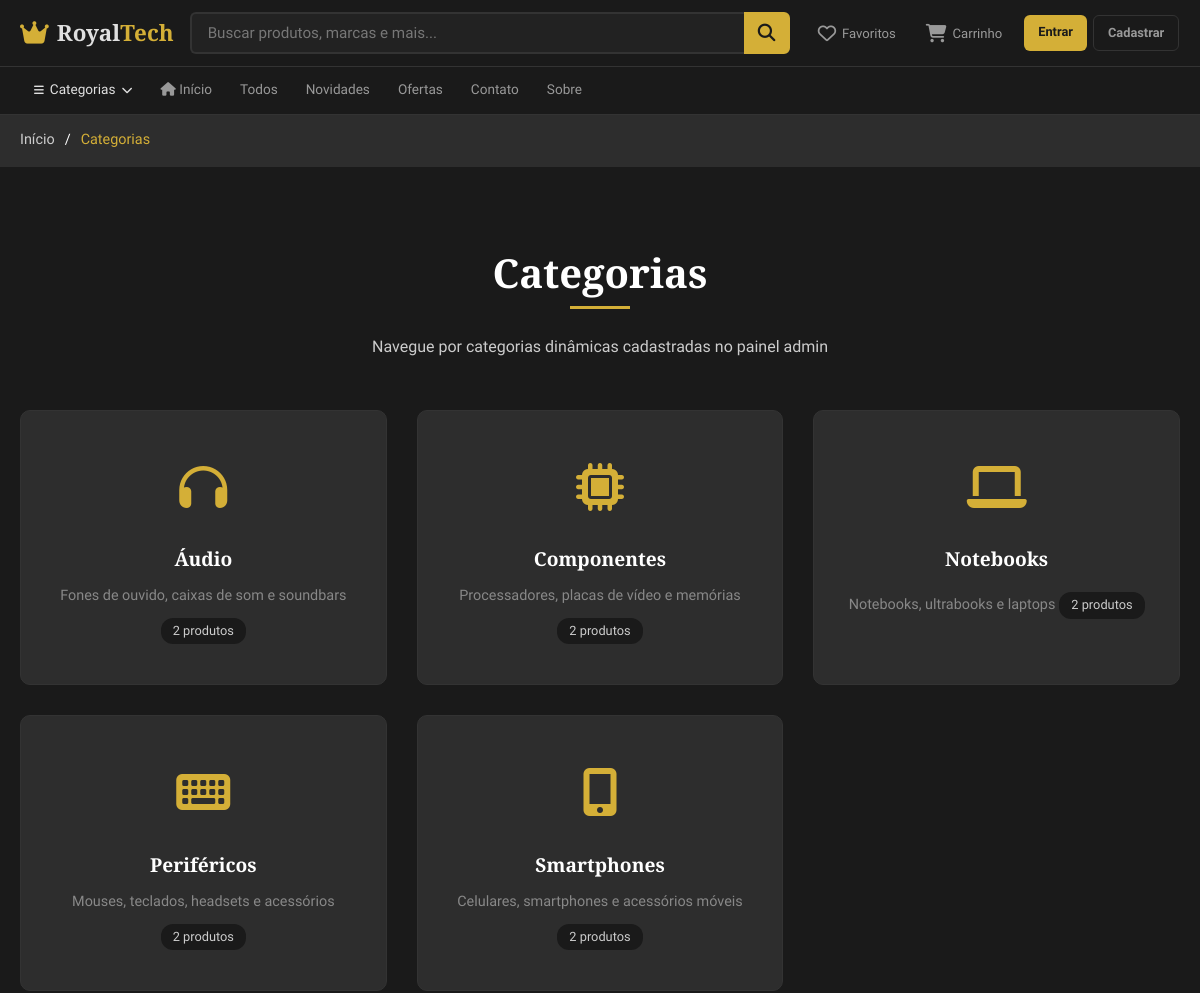
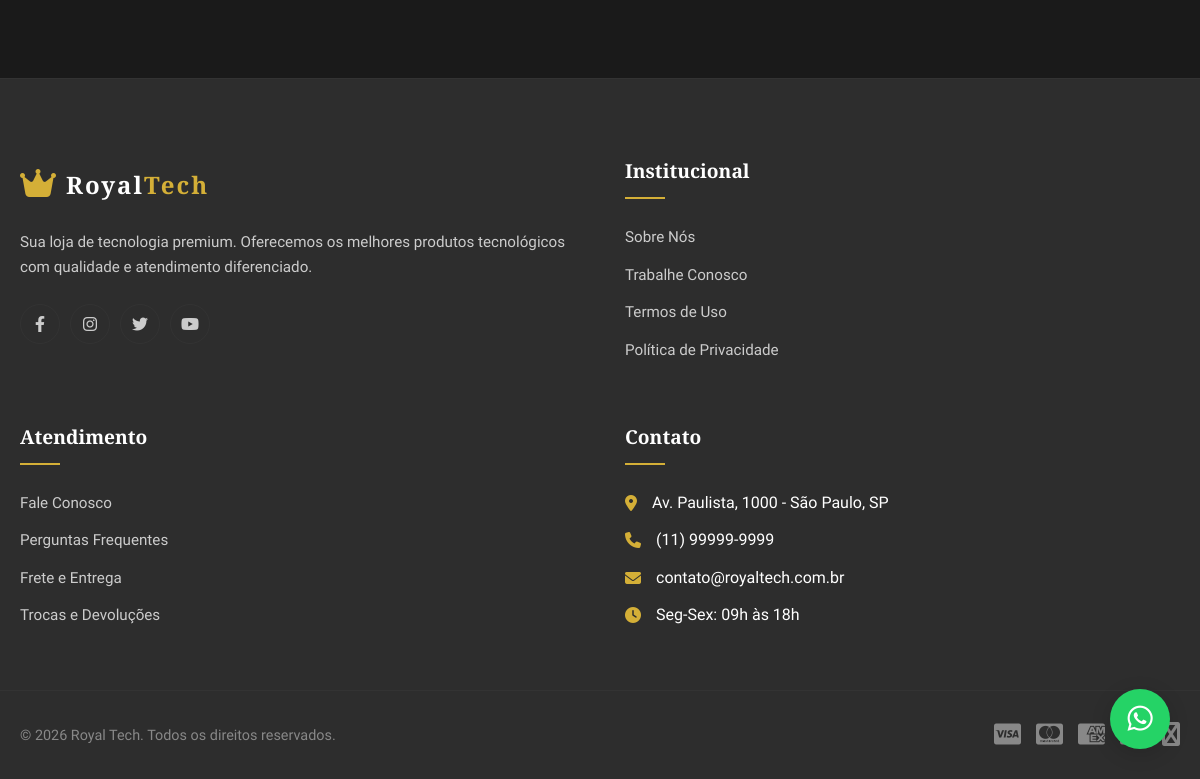
The page /pages/products/categories.php on the database its author committed (2 pictures, top to bottom).
### tables this page shows
CREATE TABLE IF NOT EXISTS e5_categories (
  id INT PRIMARY KEY AUTO_INCREMENT,
  name VARCHAR(80) NOT NULL UNIQUE,
  slug VARCHAR(100) NOT NULL UNIQUE,
  description TEXT NULL,
  created_at TIMESTAMP DEFAULT CURRENT_TIMESTAMP,
  updated_at TIMESTAMP DEFAULT CURRENT_TIMESTAMP ON UPDATE CURRENT_TIMESTAMP
);

### includes/category_icons.php (called while the page is built)
<?php
$categoryIcons = [
    'notebooks' => 'fa-laptop', 'smartphones' => 'fa-mobile-alt', 'tablets' => 'fa-tablet-alt',
    'perifericos' => 'fa-keyboard', 'audio' => 'fa-headphones', 'games' => 'fa-gamepad',
    'cameras' => 'fa-camera', 'acessorios' => 'fa-headset', 'monitores' => 'fa-tv',
    'wearables' => 'fa-clock', 'rede' => 'fa-wifi', 'cabo' => 'fa-plug',
    'componentes' => 'fa-microchip',
];

### pages/products/categories.php (the view, shortened to what this page needs)
<?php
include '../../components/header.php';
require_once __DIR__ . '/../../includes/category_icons.php';
$categories = $pdo->query('SELECT c.id, c.name, c.slug, c.description, COUNT(p.id) AS total_products FROM e5_categories c LEFT JOIN e5_products p ON p.category_id = c.id GROUP BY c.id, c.name, c.slug, c.description ORDER BY c.name')->fetchAll();
?>
<section class="section"><div class="container"><div class="section-header"><h2>Categorias</h2><p>Navegue por categorias dinâmicas cadastradas no painel admin</p></div>
<div class="categories-grid">
<?php foreach ($categories as $category): $icon = $categoryIcons[$category['slug']] ?? 'fa-folder'; ?>
  <a href="products.php?category_id=<?php echo (int) $category['id']; ?>" class="category-card">
    <div class="category-icon"><i class="fas <?php echo $icon; ?>"></i></div>
    <h4><?php echo htmlspecialchars($category['name'], ENT_QUOTES, 'UTF-8'); ?></h4>
    <span><?php echo htmlspecialchars($category['description'] ?: 'Sem descrição cadastrada.', ENT_QUOTES, 'UTF-8'); ?></span>
    <div class="category-count"><?php echo (int) $category['total_products']; ?> produtos</div>
  </a>
<?php endforeach; ?>
</div></div></section>
<?php include '../../components/footer.php'; ?>

### assets/css/style.css (style rules this page uses)
:root { --color-primary: #d4af37; --color-primary-dark: #b8962e; --color-primary-light: #e8c547; --color-black: #1a1a1a; --color-black-light: #2d2d2d; --color-black-lighter: #404040; --color-white: #ffffff; --color-white-smoke: #f5f5f5; --color-gray: #888888; --color-gray-light: #cccccc; --color-border: #333333; --color-gold: #d4af37; --font-primary: 'Rajdhani', sans-serif; --font-secondary: 'Playfair Display', serif; --transition: all 0.3s ease; --shadow: 0 5px 20px rgba(0, 0, 0, 0.15); --shadow-hover: 0 10px 30px rgba(212, 175, 55, 0.2); }
* { margin: 0; padding: 0; box-sizing: border-box; }
html { scroll-behavior: smooth; }
body { font-family: var(--font-primary); font-size: 16px; line-height: 1.6; color: var(--color-white); background-color: var(--color-black); }
a { text-decoration: none; color: inherit; transition: var(--transition); }
.container { width: 100%; max-width: 1400px; margin: 0 auto; padding: 0 20px; }
h1, h2, h3, h4, h5, h6 { font-family: var(--font-secondary); font-weight: 700; line-height: 1.3; color: var(--color-white); }
h2 { font-size: 2.5rem; }
h4 { font-size: 1.5rem; }
.section { padding: 80px 0; }
.section-header { text-align: center; margin-bottom: 50px; }
.section-header h2 { margin-bottom: 15px; position: relative; display: inline-block; }
.section-header h2::after { content: ''; position: absolute; bottom: -10px; left: 50%; transform: translateX(-50%); width: 60px; height: 3px; background: var(--color-primary); }
.section-header p { color: var(--color-gray-light); max-width: 600px; margin: 20px auto 0; }
.categories-grid { display: grid; grid-template-columns: repeat(4, 1fr); gap: 30px; }
.category-card { background: var(--color-black-light); border: 1px solid var(--color-border); border-radius: 10px; padding: 40px 30px; text-align: center; transition: var(--transition); position: relative; overflow: hidden; }
.category-card::before { content: ''; position: absolute; top: 0; left: 0; width: 100%; height: 3px; background: var(--color-primary); transform: scaleX(0); transition: var(--transition); }
.category-count { display: inline-block; margin-top: 10px; padding: 3px 12px; background: var(--color-black); border-radius: 12px; font-size: 0.8rem; color: var(--color-gray-light); }
.category-icon { font-size: 3rem; color: var(--color-primary); margin-bottom: 20px; }
.category-card h4 { font-size: 1.2rem; margin-bottom: 10px; }
.category-card span { color: var(--color-gray); font-size: 0.9rem; }
@media (max-width: 1200px) { .products-grid, .categories-grid, .features-grid, .admin-cards { grid-template-columns: repeat(3, 1fr); } }

### assets/css/mercadolivre-style.css (style rules this page uses)
:root { --ml-bg: #1a1a1a; --ml-bg-card: #222222; --ml-bg-sidebar: #1e1e1e; --ml-bg-hover: #2a2a2a; --ml-border: #333333; --ml-text: #e0e0e0; --ml-text-secondary: #999999; --ml-text-muted: #777777; --ml-accent: #d4af37; --ml-accent-dark: #b8962e; --ml-green: #00a650; --ml-green-bg: rgba(0, 166, 80, 0.12); --ml-red: #ff6161; --ml-discount-bg: rgba(0, 166, 80, 0.15); --ml-discount-text: #00a650; --ml-header-height: 66px; --ml-category-bar-height: 48px; }
body.ml-layout-active { padding-top: calc(var(--ml-header-height) + var(--ml-category-bar-height)); }

### rows shown on the page
e5_categories: name "Áudio", description "Fones de ouvido, caixas de som e soundbars", total_products "2"
e5_categories: name "Componentes", description "Processadores, placas de vídeo e memórias", total_products "2"
e5_categories: name "Notebooks", description "Notebooks, ultrabooks e laptops", total_products "2"
e5_categories: name "Periféricos", description "Mouses, teclados, headsets e acessórios", total_products "2"
e5_categories: name "Smartphones", description "Celulares, smartphones e acessórios móveis", total_products "2"

### other values the page prints
$breadcrumb_title "Categorias"
store_config('store_address') "Av. Paulista, 1000 - São Paulo, SP"
store_config('store_phone') "(11) 99999-9999"
store_config('store_email') "contato@royaltech.com.br"
